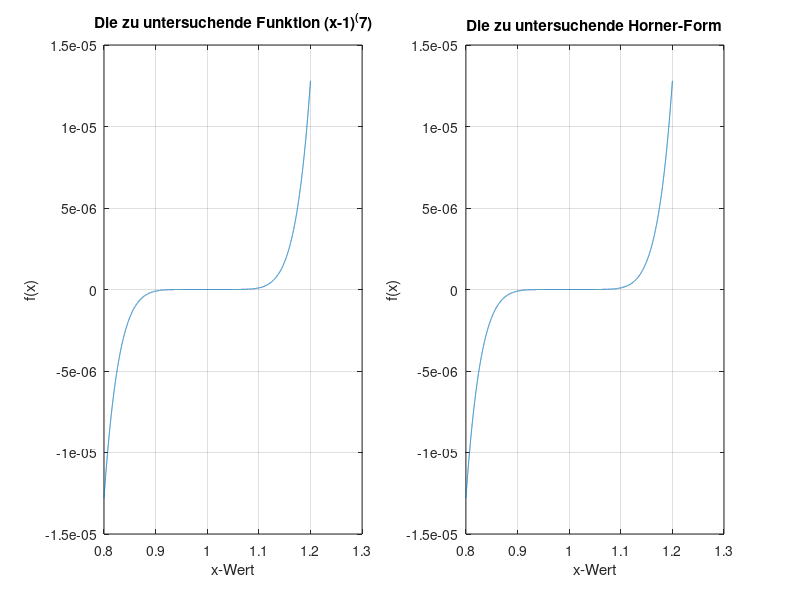

Reproduce this figure in MATLAB.
%%%%%%%%%%%%%%%%%%%%%%%%%%%%%%%%%%%%%%%%%%%%%%%%%%%%%%%%%%%%%%%%%%%%%%%%%%%%%%%
%%%  Numerische Mathematik fuer Physik und Ingenieurwissenschaften 2018     %%%
%%   Programmierabgaben (Praktischer Teil des Uebungungsblattes)            %%%
%%%%%%%%%%%%%%%%%%%%%%%%%%%%%%%%%%%%%%%%%%%%%%%%%%%%%%%%%%%%%%%%%%%%%%%%%%%%%%%
%%
%% Uebungszettel-Nr: Blatt 1
%% Aufgabennummer:   1.2
%% Program name:     Auslöschung - Polynom
%%
%%%%%%%%%%%%%%%%%%%%%%%%%%%%%%%%%%%%%%%%%%%%%%%%%%%%%%%%%%%%%%%%%%%%%%%%%%%%%%%
%%%%%%%%%%%%%%%%%%%%%%%%%%%%%%%%%%%%%%%%%%%%%%%%%%%%%%%%%%%%%%%%%%%%%%%%%%%%%%%
% Description of the program
%
% Input:
%
% Output: Speichern des Plots

% Definieren der zu plottenden Funktion:
% Definieren des Intervalls:
x = 0.8:5*10^(-5):1.2;
% Funktion 1:
y = single((x-1).^7);
% Funktion 2:
yh = single(((((((x - 7).*x + 21).*x -35).*x + 35).*x - 21).*x + 7).* x -1);

% Plotting:
subplot(1, 2, 1);
plot(x, y) % Polynom-Form
title('Die zu untersuchende Funktion (x-1)^(7)')
grid
xlabel('x-Wert')
ylabel('f(x)')
subplot(1, 2, 2);
plot(x, yh) %Horner-Form
title('Die zu untersuchende Horner-Form')
grid
xlabel('x-Wert')
ylabel('f(x)')
saveas(gcf,'12','png')
% print -dpng 12.png

close all;
clear all;
